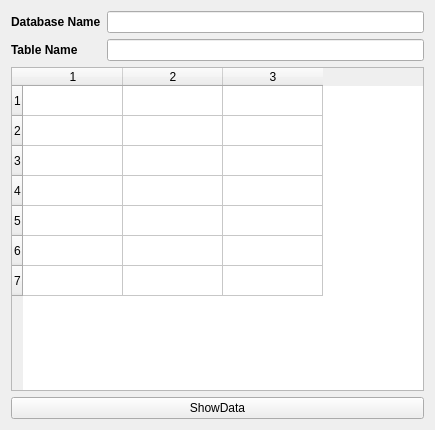
<?xml version="1.0" encoding="UTF-8"?>
<ui version="4.0">
 <class>Form</class>
 <widget class="QWidget" name="Form">
  <property name="geometry">
   <rect>
    <x>0</x>
    <y>0</y>
    <width>435</width>
    <height>430</height>
   </rect>
  </property>
  <property name="windowTitle">
   <string>Form</string>
  </property>
  <layout class="QVBoxLayout" name="verticalLayout">
   <item>
    <layout class="QGridLayout" name="gridLayout">
     <item row="0" column="0" colspan="2">
      <widget class="QLabel" name="label">
       <property name="font">
        <font>
         <bold>true</bold>
        </font>
       </property>
       <property name="text">
        <string>Database Name</string>
       </property>
      </widget>
     </item>
     <item row="0" column="2">
      <widget class="QLineEdit" name="lineEdit"/>
     </item>
     <item row="1" column="0">
      <widget class="QLabel" name="label_2">
       <property name="font">
        <font>
         <bold>true</bold>
        </font>
       </property>
       <property name="text">
        <string>Table Name</string>
       </property>
      </widget>
     </item>
     <item row="1" column="2">
      <widget class="QLineEdit" name="lineEdit_2"/>
     </item>
    </layout>
   </item>
   <item>
    <widget class="QTableWidget" name="tableWidget">
     <property name="rowCount">
      <number>7</number>
     </property>
     <property name="columnCount">
      <number>3</number>
     </property>
     <row/>
     <row/>
     <row/>
     <row/>
     <row/>
     <row/>
     <row/>
     <column/>
     <column/>
     <column/>
    </widget>
   </item>
   <item>
    <widget class="QPushButton" name="pushButton">
     <property name="text">
      <string>ShowData</string>
     </property>
    </widget>
   </item>
  </layout>
 </widget>
 <resources/>
 <connections/>
</ui>
